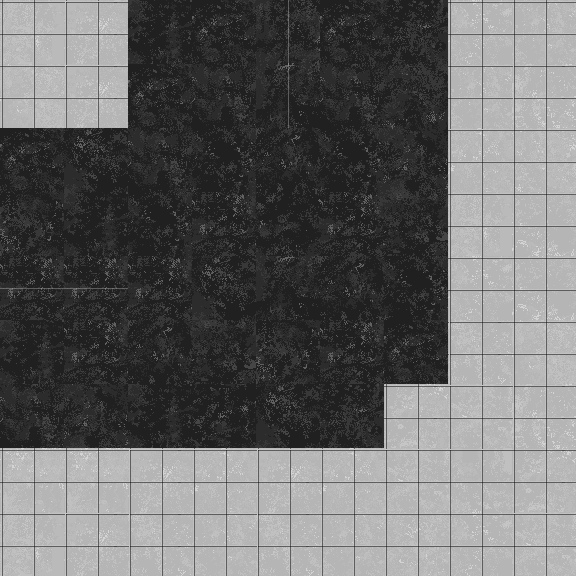

Rendered tile map (Tiled .tmx) drawn with the repository's tilesets; below, a short description and the full map source, tile grids included:
An orthogonal 9x9 tile map with 64x64 px tiles, 1 tile layer (Tile Layer 1).

<map version="1.0" tiledversion="1.1.2" orientation="orthogonal" renderorder="right-down" width="9" height="9" tilewidth="64" tileheight="64" infinite="0" nextobjectid="1">
 <tileset firstgid="1" source="Road.tsx" />
 <layer name="Tile Layer 1" width="9" height="9">
  <data encoding="csv">
32,5,1,3,41,3,4,16,14,
31,5,3,11,49,11,12,14,21,
3,25,11,19,18,19,20,6,23,
10,1,19,27,26,27,28,32,22,
36,36,27,25,17,18,19,16,22,
1,27,18,28,10,27,3,13,31,
11,20,1,2,25,4,29,7,21,
30,30,5,6,5,6,7,8,29,
32,5,13,14,13,14,15,16,7
</data>
 </layer>
</map>
